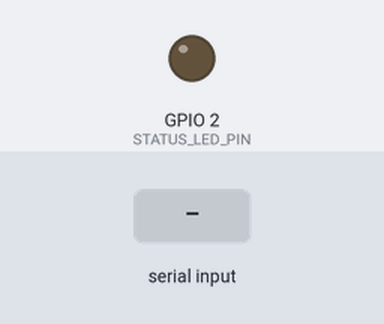
This sketch was run on a simulated ESP32. On the bench: output pins drawn as LEDs (lit = HIGH). The test bench sets the inputs (shaded band). What the sketch prints to the serial monitor is not drawn.

Above: at 14.2 s.
14.3 s: "INIT_MASTER\n" received over the second serial link
At 15.0 s:
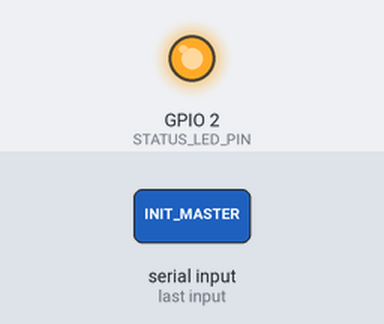
15.8 s: "SLAVE_READY\n" received over the second serial link
17.3 s: "MASTER_DATA:\n" received over the second serial link
Timing chart, 0 to 64.5 s (numbered marks = the images above; inputs shaded):
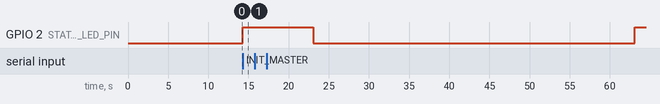

Measured:
- after the input at 14.3 s, GPIO 2 (STATUS_LED_PIN): LOW → HIGH at once
- after the input at 15.8 s, every drawn part: stays the same

The sketch:

ESP32______.ino
```cpp
/*
 * ESP32 分步测试版
 * 功能：分步测试各个功能，找出问题所在
 */

// 串口配置
#define MEGA_TX_PIN 16     // ESP32 TX
#define MEGA_RX_PIN 17     // ESP32 RX
#define STATUS_LED_PIN 2   // 状态指示

// 在ESP32上使用Serial2与Mega2560通信
#define megaSerial Serial2

// 系统状态
bool megaConnected = false;
int testStep = 0;
unsigned long lastTestTime = 0;

void setup() {
  Serial.begin(115200);
  delay(1000);

  Serial.println("==========================================");
  Serial.println("ESP32 分步测试版启动");
  Serial.println("==========================================");

  // 步骤1: 初始化引脚
  pinMode(STATUS_LED_PIN, OUTPUT);
  digitalWrite(STATUS_LED_PIN, LOW);
  Serial.println("步骤1: 引脚初始化完成");

  // 步骤2: 初始化串口
  megaSerial.begin(115200, SERIAL_8N1, MEGA_RX_PIN, MEGA_TX_PIN);
  Serial.println("步骤2: 串口初始化完成");

  // 步骤3: 等待启动完成
  delay(2000);
  Serial.println("步骤3: 启动延迟完成");

  // 步骤4: 发送初始化消息
  megaSerial.println("ESP32_READY");
  Serial.println("步骤4: 发送ESP32_READY到Mega2560");

  // 步骤5: 等待Mega2560响应
  Serial.println("步骤5: 等待Mega2560响应...");
  unsigned long timeout = millis() + 10000;
  while (millis() < timeout) {
    if (megaSerial.available()) {
      String response = megaSerial.readStringUntil('\n');
      response.trim();

      Serial.println("收到Mega2560消息: " + response);

      if (response == "INIT_MASTER" || response == "SLAVE_READY") {
        megaConnected = true;
        digitalWrite(STATUS_LED_PIN, HIGH);
        Serial.println("步骤5: Mega2560连接成功！");
        break;
      }
    }
    delay(100);
  }

  if (!megaConnected) {
    Serial.println("步骤5: Mega2560连接超时！");
  }

  Serial.println("==========================================");
  Serial.println("初始化完成，开始测试循环");
  Serial.println("==========================================");
}

void loop() {
  // 处理与Mega2560的通信
  handleMegaCommunication();

  // 分步测试
  performStepTest();

  delay(10);
}

// 处理Mega2560通信
void handleMegaCommunication() {
  if (megaSerial.available()) {
    String data = megaSerial.readStringUntil('\n');
    data.trim();

    if (data.length() > 0) {
      Serial.println("收到Mega2560数据: " + data);

      // 处理不同类型的数据
      if (data.startsWith("MASTER_DATA:")) {
        handleMasterData(data);
      } else if (data.startsWith("SLAVE_STATUS:") || data.startsWith("SLAVE_DATA:")) {
        handleSlaveData(data);
      } else if (data == "INIT_MASTER" || data == "SLAVE_READY") {
        megaConnected = true;
        digitalWrite(STATUS_LED_PIN, HIGH);
        Serial.println("Mega2560重新连接成功！");
      }
    }
  }
}

// 处理主设备数据
void handleMasterData(String data) {
  Serial.println("处理主设备数据: " + data);
}

// 处理从设备数据
void handleSlaveData(String data) {
  Serial.println("处理从设备数据: " + data);
}

// 分步测试
void performStepTest() {
  if (millis() - lastTestTime > 10000) { // 每10秒执行一个测试步骤
    testStep++;

    switch (testStep) {
      case 1:
        Serial.println("测试步骤1: 发送心跳");
        if (megaConnected) {
          megaSerial.println("ESP32_HEARTBEAT");
          Serial.println("发送心跳到Mega2560");
        }
        break;

      case 2:
        Serial.println("测试步骤2: 状态指示");
        digitalWrite(STATUS_LED_PIN, !digitalRead(STATUS_LED_PIN));
        break;

      case 3:
        Serial.println("测试步骤3: 内存检查");
        Serial.println("可用内存: " + String(ESP.getFreeHeap()) + " bytes");
        break;

      case 4:
        Serial.println("测试步骤4: 系统状态");
        Serial.println("Mega2560连接: " + String(megaConnected ? "已连接" : "未连接"));
        Serial.println("运行时间: " + String(millis() / 1000) + "秒");
        testStep = 0; // 重置测试步骤
        break;
    }

    lastTestTime = millis();
  }
}
```
